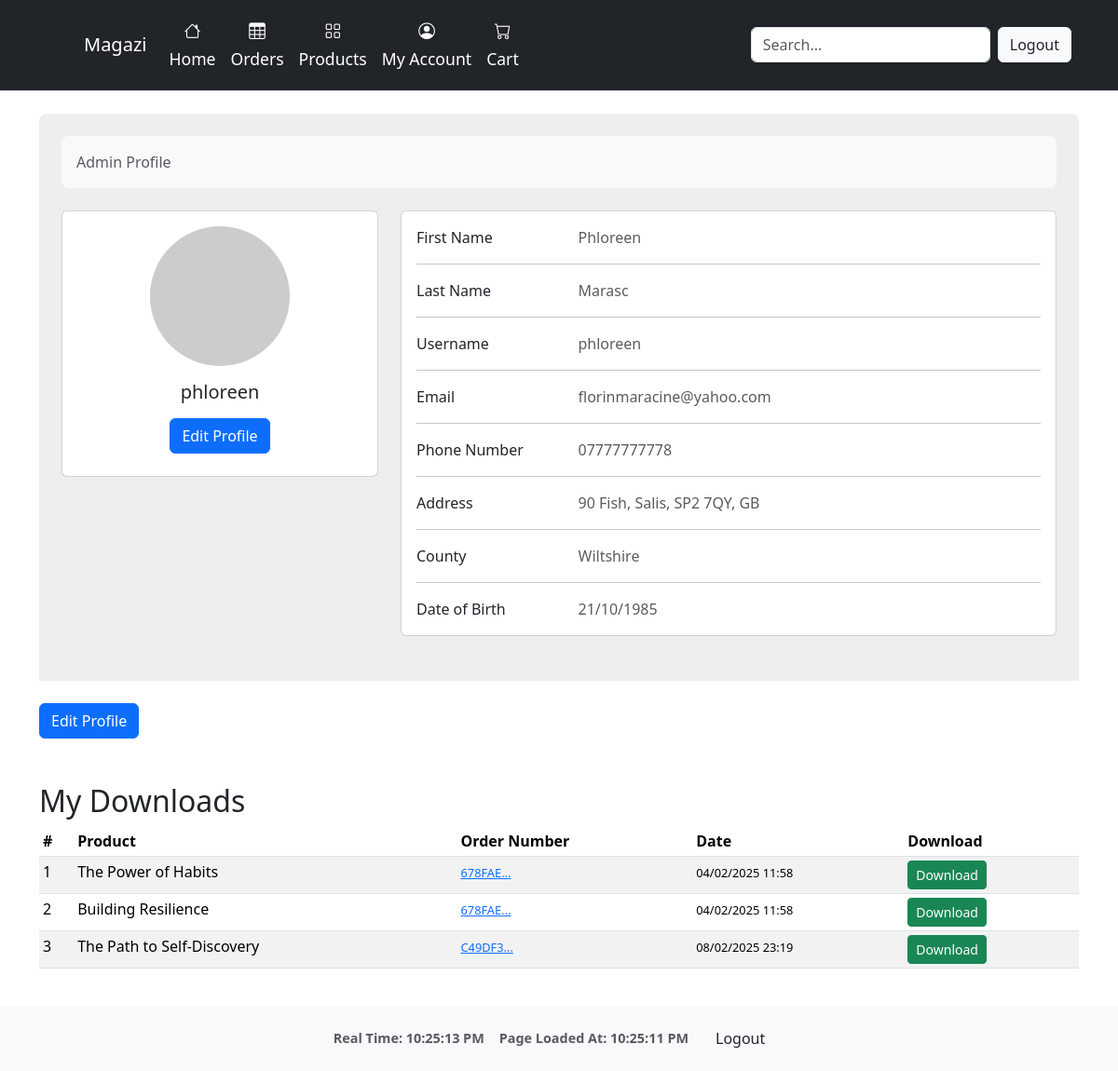
Page /profiles/my-profile/ (signed in) on the committed database.
### profiles/models.py (models this page shows, shortened)
class Profile(models.Model):
    user = models.OneToOneField(settings.AUTH_USER_MODEL, on_delete=models.CASCADE, related_name='profile')
    phone_number = models.CharField(max_length=20, blank=True)
    street_address = models.CharField(max_length=255, blank=True)
    city = models.CharField(max_length=50, blank=True)
    postcode = models.CharField(max_length=20, blank=True)
    country = CountryField(blank_label='(Select country)', blank=True, null=True)
    county = models.CharField(max_length=80, blank=True)
    bio = models.TextField(blank=True)
    profile_picture = models.ImageField(upload_to='profiles/', blank=True, null=True)
    date_of_birth = models.DateField(null=True, blank=True)
    def get_role(self):
        if self.user.is_staff:
            return "Admin"
        elif self.user.groups.filter(name="seller").exists():
            return "Seller"
        else:
            return "Client"

### products/models.py (models this page shows, shortened)
class Product(models.Model):
    name = models.CharField(max_length=255)
    description = models.TextField()
    price = models.DecimalField(max_digits=10, decimal_places=2)
    image = models.ImageField(upload_to='product_images/', null=True, blank=True)
    stock = models.PositiveIntegerField(default=0)
    digital_file = models.FileField(upload_to='digital_products/', blank=True, null=True)
    created_at = models.DateTimeField(auto_now_add=True)
    updated_at = models.DateTimeField(auto_now=True)

### orders/models.py (models this page shows, shortened)
class Order(models.Model):
    order_number = models.CharField(max_length=32, null=False, editable=False)
    user = models.ForeignKey(settings.AUTH_USER_MODEL, on_delete=models.SET_NULL, null=True, blank=True)
    full_name = models.CharField(max_length=50, null=False, blank=False)
    email = models.EmailField(max_length=254, null=False, blank=False)
    phone_number = models.CharField(max_length=20, null=False, blank=False)
    country = CountryField(blank_label='Country *', null=False, blank=False)
    postcode = models.CharField(max_length=20, null=True, blank=True)
    town_or_city = models.CharField(max_length=40, null=False, blank=False)
    street_address1 = models.CharField(max_length=80, null=False, blank=False)
    street_address2 = models.CharField(max_length=80, null=True, blank=True)
    county = models.CharField(max_length=80, null=True, blank=True)
    date = models.DateTimeField(auto_now_add=True)
    delivery_cost = models.DecimalField(max_digits=6, decimal_places=2, null=False, default=0)
    order_total = models.DecimalField(max_digits=10, decimal_places=2, null=False, default=0)
    grand_total = models.DecimalField(max_digits=10, decimal_places=2, null=False, default=0)
    stripe_pid = models.CharField(max_length=254, null=False, blank=False, default='')
    status = models.CharField(max_length=20, default='pending')  # e.g. pending, delivered, canceled
    comments = models.TextField(blank=True)

### profiles/views.py (the view)
# urls.py: path('my-profile/', views.my_profile, name='my_profile'),
@login_required
def my_profile(request):
    profile = request.user.profile
    user_orders = request.user.order_set.filter(status__in=['approved', 'delivered'])
    downloads_dict = {}
    for order in user_orders:
        for item in order.lineitems.all():
            if item.product.digital_file:
                if (item.product.id not in downloads_dict or
                    order.date > downloads_dict[item.product.id]['order_date']):
                    downloads_dict[item.product.id] = {
                        'product': item.product,
                        'order_number': order.order_number,
                        'order_date': order.date,
                    }
    downloads = list(downloads_dict.values())
    return render(request, 'profiles/my_profile.html', {'profile': profile, 'downloads': downloads})

### cart/context.py (called while the page is built, shortened)
def cart_summary(request):
    cart = request.session.get('cart', {})
    cart_items = []
    total = 0
    return {'cart_total': total, 'cart_items': cart_items}

### profiles/templates/profiles/my_profile.html (shortened to what this page needs)
{% extends "base.html" %}
{% load static %}
{% block content %}
<div class="container my-4">
    <section class="w-100 p-4" style="background-color: #eee; border-radius: .5rem .5rem 0 0;">
      <div class="row">
        <div class="col">
          <nav aria-label="breadcrumb" class="bg-body-tertiary rounded-3 p-3 mb-4">
            <ol class="breadcrumb mb-0">
              <li class="breadcrumb-item active" aria-current="page">{{ request.user.profile.get_role }} Profile</li>
            </ol>
          </nav>
        </div>
      </div>
      <div class="row">
        <div class="col-lg-4">
          <div class="card mb-4">
            <div class="card-body text-center">
              {% if profile.profile_picture %}
                <img src="{{ profile.profile_picture.url }}" alt="Profile Picture" class="rounded-circle img-fluid" style="width: 150px;">
              {% else %}
                <img src="https://via.placeholder.com/150" alt="Profile Picture" class="rounded-circle img-fluid" style="width: 150px;">
              {% endif %}
              <h5 class="my-3">{{ request.user.username }}</h5>
              <div class="d-flex justify-content-center mb-2">
                <a href="{% url 'profiles:edit_profile' %}" class="btn btn-primary">Edit Profile</a>
              </div>
            </div>
          </div>
        </div>
        <div class="col-lg-8">
          <div class="card mb-4">
            <div class="card-body">
              <div class="row">
                <div class="col-sm-3">
                  <p class="mb-0">First Name</p>
                </div>
                <div class="col-sm-9">
                  <p class="text-muted mb-0">{{ request.user.first_name }}</p>
                </div>
              </div>
              <hr>
              <div class="row">
                <div class="col-sm-3">
                  <p class="mb-0">Last Name</p>
                </div>
                <div class="col-sm-9">
                  <p class="text-muted mb-0">{{ request.user.last_name }}</p>
                </div>
              </div>
              <hr>
              <div class="row">
                <div class="col-sm-3">
                  <p class="mb-0">Username</p>
                </div>
                <div class="col-sm-9">
                  <p class="text-muted mb-0">{{ request.user.username }}</p>
                </div>
              </div>
              <hr>
              <div class="row">
                <div class="col-sm-3">
                  <p class="mb-0">Email</p>
                </div>
                <div class="col-sm-9">
                  <p class="text-muted mb-0">{{ request.user.email }}</p>
                </div>
              </div>
              <hr>
              <div class="row">
                <div class="col-sm-3">
                  <p class="mb-0">Phone Number</p>
                </div>
                <div class="col-sm-9">
                  <p class="text-muted mb-0">{{ profile.phone_number }}</p>
                </div>
              </div>
              <hr>
              <div class="row">
                <div class="col-sm-3">
                  <p class="mb-0">Address</p>
                </div>
                <div class="col-sm-9">
                  <p class="text-muted mb-0">
                    {{ profile.street_address }}, {{ profile.city }}, {{ profile.postcode }}, {{ profile.country }}
                  </p>
                </div>
              </div>
              <hr>
              <div class="row">
                <div class="col-sm-3">
                  <p class="mb-0">County</p>
                </div>
                <div class="col-sm-9">
                  <p class="text-muted mb-0">{{ profile.county }}</p>
                </div>
              </div>
              <hr>
              <div class="row">
                <div class="col-sm-3">
                  <p class="mb-0">Date of Birth</p>
                </div>
                <div class="col-sm-9">
                  <p class="text-muted mb-0">{{ profile.date_of_birth|date:"d/m/Y" }}</p>
                </div>
              </div>
            </div>
          </div>
        </div>
      </div>
    </section>
    <div class="mt-4">
        <a href="{% url 'profiles:edit_profile' %}" class="btn btn-primary">Edit Profile</a>
    </div>
    <div class="mt-5">
        <h2>My Downloads</h2>
        {% if downloads %}
            <div class="table-responsive">
                <table class="table table-striped table-sm">
                    <thead>
                        <tr>
                            <th scope="col">#</th>
                            <th scope="col">Product</th>
                            <th scope="col">Order Number</th>
                            <th scope="col">Date</th>
                            <th scope="col">Download</th>
                        </tr>
                    </thead>
                    <tbody>
                        {% for download in downloads %}
                            <tr>
                                <td>{{ forloop.counter }}</td>
                                <td>{{ download.product.name }}</td>
                                <td>
                                    <span class="order-number small-text" style="position: relative; cursor: pointer;" onclick="copyOrderNumber(this)" data-full="{{ download.order_number }}">
                                        <a href="{% url 'orders:order_detail' download.order_number %}">{{ download.order_number|slice:":6" }}...</a>
                                    </span>
                                </td>
                                <td>
                                  <span class="small-text">
                                      {% if download.order_date %}
                                          {{ download.order_date|date:"d/m/Y H:i" }}
                                      {% else %}
                                          N/A
                                      {% endif %}
                                  </span>
                              </td>
                                <td>
                                    <a href="{% url 'orders:download_product' download.order_number download.product.id %}" class="btn btn-sm btn-success">
                                        Download
                                    </a>
                                </td>
                            </tr>
                        {% endfor %}
                    </tbody>
                </table>
            </div>
        {% else %}
            <p>You have not purchased any downloadable products yet.</p>
        {% endif %}
    </div>
</div>
{% endblock %}

### static/css/base_style.css (style rules this page uses)
html, body { min-height: 100vh; margin: 0; display: flex; flex-direction: column; }
.small-text { font-size: 0.8rem; }

### rows in the picture
Profile: phone_number "07777777778", street_address "90 Fish", city "Salis", postcode "SP2 7QY", country "GB", county "Wiltshire", date_of_birth "21/10/1985"
Product: product.name "The Power of Habits", order_number "678FAE", order_date "04/02/2025 11:58"
Product: product.name "Building Resilience", order_number "678FAE", order_date "04/02/2025 11:58"
Product: product.name "The Path to Self-Discovery", order_number "C49DF3", order_date "08/02/2025 23:19"

### other values in the picture
{{ request.user.profile.get_role }} "Admin"
{{ request.user.username }} "phloreen"
{{ request.user.first_name }} "Phloreen"
{{ request.user.last_name }} "Marasc"
{{ request.user.email }} "florinmaracine@yahoo.com"
